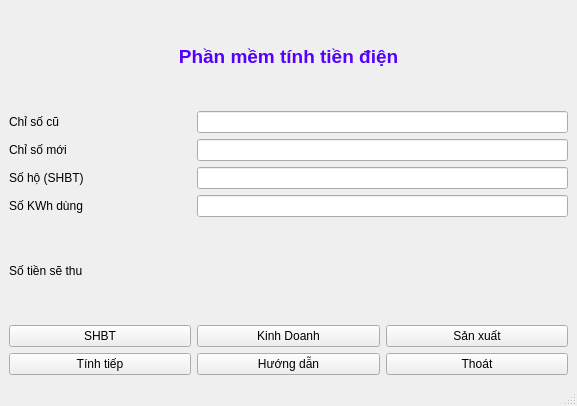
<?xml version="1.0" encoding="UTF-8"?>
<ui version="4.0">
 <class>MainWindow</class>
 <widget class="QMainWindow" name="MainWindow">
  <property name="geometry">
   <rect>
    <x>0</x>
    <y>0</y>
    <width>577</width>
    <height>406</height>
   </rect>
  </property>
  <property name="windowTitle">
   <string>MainWindow</string>
  </property>
  <widget class="QWidget" name="centralwidget">
   <layout class="QGridLayout" name="gridLayout_2">
    <item row="1" column="0">
     <layout class="QGridLayout" name="gridLayout">
      <item row="0" column="0" colspan="3">
       <widget class="QLabel" name="label">
        <property name="text">
         <string>&lt;html&gt;&lt;head/&gt;&lt;body&gt;&lt;p&gt;&lt;span style=&quot; font-size:14pt; font-weight:600; color:#5500ff;&quot;&gt;Phần mềm tính tiền điện&lt;/span&gt;&lt;/p&gt;&lt;/body&gt;&lt;/html&gt;</string>
        </property>
        <property name="alignment">
         <set>Qt::AlignCenter</set>
        </property>
       </widget>
      </item>
      <item row="5" column="0">
       <widget class="QLabel" name="label_6">
        <property name="text">
         <string>Số tiền sẽ thu</string>
        </property>
       </widget>
      </item>
      <item row="8" column="0">
       <widget class="QPushButton" name="pushButtonTT">
        <property name="text">
         <string>Tính tiếp</string>
        </property>
       </widget>
      </item>
      <item row="8" column="2">
       <widget class="QPushButton" name="pushButtonThoat">
        <property name="text">
         <string>Thoát</string>
        </property>
       </widget>
      </item>
      <item row="5" column="1" colspan="2">
       <widget class="QLabel" name="label_7">
        <property name="text">
         <string>&lt;html&gt;&lt;head/&gt;&lt;body&gt;&lt;p align=&quot;center&quot;&gt;&lt;br/&gt;&lt;/p&gt;&lt;/body&gt;&lt;/html&gt;</string>
        </property>
       </widget>
      </item>
      <item row="8" column="1">
       <widget class="QPushButton" name="pushButtonHD">
        <property name="text">
         <string>Hướng dẫn</string>
        </property>
       </widget>
      </item>
      <item row="4" column="0">
       <widget class="QLabel" name="label_5">
        <property name="text">
         <string>Số KWh dùng</string>
        </property>
       </widget>
      </item>
      <item row="2" column="1" colspan="2">
       <widget class="QLineEdit" name="MoilineEdit"/>
      </item>
      <item row="3" column="1" colspan="2">
       <widget class="QLineEdit" name="SoholineEdit"/>
      </item>
      <item row="2" column="0">
       <widget class="QLabel" name="label_4">
        <property name="text">
         <string>Chỉ số mới</string>
        </property>
       </widget>
      </item>
      <item row="7" column="2">
       <widget class="QPushButton" name="pushButtonSX">
        <property name="text">
         <string>Sản xuất</string>
        </property>
       </widget>
      </item>
      <item row="4" column="1" colspan="2">
       <widget class="QLineEdit" name="DungineEdit"/>
      </item>
      <item row="3" column="0">
       <widget class="QLabel" name="label_3">
        <property name="text">
         <string>Số hộ (SHBT)</string>
        </property>
       </widget>
      </item>
      <item row="7" column="1">
       <widget class="QPushButton" name="pushButtonKD">
        <property name="text">
         <string>Kinh Doanh</string>
        </property>
       </widget>
      </item>
      <item row="1" column="1" colspan="2">
       <widget class="QLineEdit" name="CulineEdit"/>
      </item>
      <item row="1" column="0">
       <widget class="QLabel" name="label_2">
        <property name="text">
         <string>Chỉ số cũ</string>
        </property>
       </widget>
      </item>
      <item row="7" column="0">
       <layout class="QVBoxLayout" name="verticalLayout">
        <item>
         <widget class="QPushButton" name="pushButtonSHBT">
          <property name="text">
           <string>SHBT</string>
          </property>
         </widget>
        </item>
       </layout>
      </item>
     </layout>
    </item>
   </layout>
  </widget>
  <widget class="QMenuBar" name="menubar">
   <property name="geometry">
    <rect>
     <x>0</x>
     <y>0</y>
     <width>577</width>
     <height>26</height>
    </rect>
   </property>
  </widget>
  <widget class="QStatusBar" name="statusbar"/>
 </widget>
 <resources/>
 <connections>
  <connection>
   <sender>pushButtonThoat</sender>
   <signal>clicked()</signal>
   <receiver>MainWindow</receiver>
   <slot>close()</slot>
   <hints>
    <hint type="sourcelabel">
     <x>474</x>
     <y>354</y>
    </hint>
    <hint type="destinationlabel">
     <x>288</x>
     <y>202</y>
    </hint>
   </hints>
  </connection>
 </connections>
</ui>
